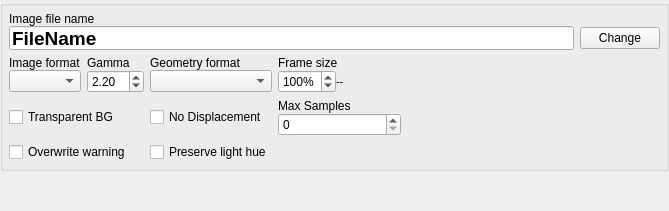
     <widget class="QWidget" name="ro_Output">
      <layout class="QVBoxLayout" name="verticalLayout_25">
       <property name="margin">
        <number>0</number>
       </property>
       <item>
        <widget class="QGroupBox" name="gbOutput">
         <property name="sizePolicy">
          <sizepolicy hsizetype="Preferred" vsizetype="Preferred">
           <horstretch>0</horstretch>
           <verstretch>0</verstretch>
          </sizepolicy>
         </property>
         <property name="minimumSize">
          <size>
           <width>0</width>
           <height>0</height>
          </size>
         </property>
         <property name="title">
          <string/>
         </property>
         <layout class="QGridLayout" name="gridLayout_12">
          <property name="margin">
           <number>6</number>
          </property>
          <item row="0" column="0" colspan="5">
           <widget class="QFrame" name="frImageName">
            <property name="sizePolicy">
             <sizepolicy hsizetype="Preferred" vsizetype="Fixed">
              <horstretch>0</horstretch>
              <verstretch>0</verstretch>
             </sizepolicy>
            </property>
            <layout class="QVBoxLayout" name="verticalLayout_31">
             <property name="spacing">
              <number>0</number>
             </property>
             <property name="margin">
              <number>0</number>
             </property>
             <item>
              <widget class="QLabel" name="lblImageName">
               <property name="text">
                <string>Image file name</string>
               </property>
              </widget>
             </item>
             <item>
              <widget class="QFrame" name="frImageName_2">
               <property name="sizePolicy">
                <sizepolicy hsizetype="Preferred" vsizetype="Fixed">
                 <horstretch>0</horstretch>
                 <verstretch>0</verstretch>
                </sizepolicy>
               </property>
               <layout class="QHBoxLayout" name="horizontalLayout_15">
                <property name="spacing">
                 <number>-1</number>
                </property>
                <property name="margin">
                 <number>0</number>
                </property>
                <item>
                 <widget class="QLineEdit" name="imageFileName">
                  <property name="sizePolicy">
                   <sizepolicy hsizetype="Expanding" vsizetype="Preferred">
                    <horstretch>0</horstretch>
                    <verstretch>0</verstretch>
                   </sizepolicy>
                  </property>
                  <property name="minimumSize">
                   <size>
                    <width>185</width>
                    <height>24</height>
                   </size>
                  </property>
                  <property name="font">
                   <font>
                    <family>Helvetica</family>
                    <pointsize>14</pointsize>
                    <weight>75</weight>
                    <bold>true</bold>
                   </font>
                  </property>
                  <property name="toolTip">
                   <string>Select the file name for the rendered image</string>
                  </property>
                  <property name="styleSheet">
                   <string notr="true"/>
                  </property>
                  <property name="text">
                   <string>FileName</string>
                  </property>
                 </widget>
                </item>
                <item>
                 <widget class="QPushButton" name="btnImageName">
                  <property name="toolTip">
                   <string>Sets the location and name for the rendered image</string>
                  </property>
                  <property name="text">
                   <string>Change</string>
                  </property>
                 </widget>
                </item>
               </layout>
              </widget>
             </item>
            </layout>
           </widget>
          </item>
          <item row="1" column="0">
           <widget class="QFrame" name="frImageFormat">
            <property name="sizePolicy">
             <sizepolicy hsizetype="Preferred" vsizetype="Fixed">
              <horstretch>0</horstretch>
              <verstretch>0</verstretch>
             </sizepolicy>
            </property>
            <layout class="QVBoxLayout" name="verticalLayout_30">
             <property name="spacing">
              <number>0</number>
             </property>
             <property name="margin">
              <number>0</number>
             </property>
             <item>
              <widget class="QLabel" name="lblImageFormat">
               <property name="text">
                <string>Image format</string>
               </property>
              </widget>
             </item>
             <item>
              <widget class="QComboBox" name="imageFormat">
               <property name="toolTip">
                <string>Selects the graphic format for the rendered image</string>
               </property>
              </widget>
             </item>
            </layout>
           </widget>
          </item>
          <item row="1" column="1">
           <widget class="QFrame" name="frGamma">
            <property name="sizePolicy">
             <sizepolicy hsizetype="Preferred" vsizetype="Fixed">
              <horstretch>0</horstretch>
              <verstretch>0</verstretch>
             </sizepolicy>
            </property>
            <layout class="QVBoxLayout" name="verticalLayout_73">
             <property name="spacing">
              <number>0</number>
             </property>
             <property name="margin">
              <number>0</number>
             </property>
             <item>
              <widget class="QLabel" name="label_71">
               <property name="text">
                <string>Gamma</string>
               </property>
              </widget>
             </item>
             <item>
              <widget class="QDoubleSpinBox" name="gamma">
               <property name="maximumSize">
                <size>
                 <width>60</width>
                 <height>16777215</height>
                </size>
               </property>
               <property name="font">
                <font>
                 <family>Helvetica Neue</family>
                </font>
               </property>
               <property name="toolTip">
                <string>Change the gamma correction for the final image. Generally it's best to leave it unchanged.</string>
               </property>
               <property name="minimum">
                <double>0.500000000000000</double>
               </property>
               <property name="maximum">
                <double>40.000000000000000</double>
               </property>
               <property name="singleStep">
                <double>0.100000000000000</double>
               </property>
               <property name="value">
                <double>2.200000000000000</double>
               </property>
              </widget>
             </item>
            </layout>
           </widget>
          </item>
          <item row="1" column="2">
           <widget class="QFrame" name="frGeometryFormat">
            <property name="sizePolicy">
             <sizepolicy hsizetype="Preferred" vsizetype="Fixed">
              <horstretch>0</horstretch>
              <verstretch>0</verstretch>
             </sizepolicy>
            </property>
            <layout class="QVBoxLayout" name="verticalLayout_33">
             <property name="spacing">
              <number>0</number>
             </property>
             <property name="margin">
              <number>0</number>
             </property>
             <item>
              <widget class="QLabel" name="lblGeomFormat">
               <property name="text">
                <string>Geometry format</string>
               </property>
              </widget>
             </item>
             <item>
              <widget class="QComboBox" name="geometryFormat">
               <property name="toolTip">
                <string>Sets the format for the geometry data exported</string>
               </property>
              </widget>
             </item>
            </layout>
           </widget>
          </item>
          <item row="1" column="3">
           <widget class="QFrame" name="frFrameSize">
            <property name="sizePolicy">
             <sizepolicy hsizetype="Preferred" vsizetype="Fixed">
              <horstretch>0</horstretch>
              <verstretch>0</verstretch>
             </sizepolicy>
            </property>
            <layout class="QVBoxLayout" name="verticalLayout_32">
             <property name="spacing">
              <number>0</number>
             </property>
             <property name="margin">
              <number>0</number>
             </property>
             <item>
              <widget class="QLabel" name="label_14">
               <property name="text">
                <string>Frame size</string>
               </property>
              </widget>
             </item>
             <item>
              <layout class="QHBoxLayout" name="horizontalLayout_16">
               <item>
                <widget class="QSpinBox" name="sceneFrameSize">
                 <property name="maximumSize">
                  <size>
                   <width>70</width>
                   <height>16777215</height>
                  </size>
                 </property>
                 <property name="font">
                  <font>
                   <family>Helvetica Neue</family>
                  </font>
                 </property>
                 <property name="toolTip">
                  <string>Selects if the rendered frame is bigger or smaller than the size set in the host</string>
                 </property>
                 <property name="suffix">
                  <string>%</string>
                 </property>
                 <property name="minimum">
                  <number>25</number>
                 </property>
                 <property name="maximum">
                  <number>400</number>
                 </property>
                 <property name="singleStep">
                  <number>25</number>
                 </property>
                 <property name="value">
                  <number>100</number>
                 </property>
                </widget>
               </item>
               <item>
                <widget class="QLabel" name="lblActualFrameSize">
                 <property name="minimumSize">
                  <size>
                   <width>65</width>
                   <height>0</height>
                  </size>
                 </property>
                 <property name="maximumSize">
                  <size>
                   <width>60</width>
                   <height>16777215</height>
                  </size>
                 </property>
                 <property name="font">
                  <font>
                   <pointsize>-1</pointsize>
                  </font>
                 </property>
                 <property name="styleSheet">
                  <string notr="true">font-size: 11px;</string>
                 </property>
                 <property name="text">
                  <string>--</string>
                 </property>
                </widget>
               </item>
              </layout>
             </item>
            </layout>
           </widget>
          </item>
          <item row="2" column="0" colspan="2">
           <widget class="QCheckBox" name="alphaChannel">
            <property name="toolTip">
             <string>When enabled the background of the image is rendered transparent</string>
            </property>
            <property name="text">
             <string>Transparent BG</string>
            </property>
           </widget>
          </item>
          <item row="2" column="2">
           <widget class="QCheckBox" name="noDisplacement">
            <property name="toolTip">
             <string>If enabled all materials will not have displacement</string>
            </property>
            <property name="text">
             <string>No Displacement</string>
            </property>
           </widget>
          </item>
          <item row="2" column="3">
           <widget class="QFrame" name="frMaxDSamples">
            <property name="sizePolicy">
             <sizepolicy hsizetype="Preferred" vsizetype="Fixed">
              <horstretch>0</horstretch>
              <verstretch>0</verstretch>
             </sizepolicy>
            </property>
            <layout class="QVBoxLayout" name="verticalLayout_71">
             <property name="spacing">
              <number>0</number>
             </property>
             <property name="margin">
              <number>0</number>
             </property>
             <item>
              <widget class="QLabel" name="label_68">
               <property name="text">
                <string>Max Samples</string>
               </property>
              </widget>
             </item>
             <item>
              <widget class="QSpinBox" name="maxSamples">
               <property name="toolTip">
                <string>If greater than 0 rendering will stop after reaching this amount of samples</string>
               </property>
               <property name="maximum">
                <number>1000000</number>
               </property>
              </widget>
             </item>
            </layout>
           </widget>
          </item>
          <item row="2" column="4">
           <spacer name="horizontalSpacer">
            <property name="orientation">
             <enum>Qt::Horizontal</enum>
            </property>
            <property name="sizeHint" stdset="0">
             <size>
              <width>253</width>
              <height>20</height>
             </size>
            </property>
           </spacer>
          </item>
          <item row="3" column="0" colspan="2">
           <widget class="QCheckBox" name="overwriteWarning">
            <property name="toolTip">
             <string>Avoids overwriting the scene file if it already exists</string>
            </property>
            <property name="text">
             <string>Overwrite warning</string>
            </property>
           </widget>
          </item>
          <item row="3" column="2">
           <widget class="QCheckBox" name="preserveLightHue">
            <property name="toolTip">
             <string>When enabled it will cause the visible light to retain color, even when it should not</string>
            </property>
            <property name="text">
             <string>Preserve light hue</string>
            </property>
           </widget>
          </item>
         </layout>
        </widget>
       </item>
       <item>
        <spacer name="verticalSpacer_4">
         <property name="orientation">
          <enum>Qt::Vertical</enum>
         </property>
         <property name="sizeHint" stdset="0">
          <size>
           <width>20</width>
           <height>40</height>
          </size>
         </property>
        </spacer>
       </item>
      </layout>
     </widget>
